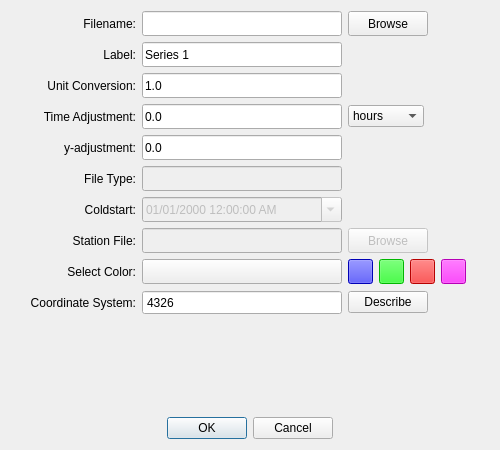
<?xml version="1.0" encoding="UTF-8"?>
<ui version="4.0">
 <comment>
//-------------------------------GPL-------------------------------------//
//
// MetOcean Viewer - A simple interface for viewing hydrodynamic model data
// Copyright (C) 2015  Zach Cobell
//
// This program is free software: you can redistribute it and/or modify
// it under the terms of the GNU General Public License as published by
// the Free Software Foundation, either version 3 of the License, or
// (at your option) any later version.
//
// This program is distributed in the hope that it will be useful,
// but WITHOUT ANY WARRANTY; without even the implied warranty of
// MERCHANTABILITY or FITNESS FOR A PARTICULAR PURPOSE.  See the
// GNU General Public License for more details.
//
// You should have received a copy of the GNU General Public License
// along with this program.  If not, see http://www.gnu.org/licenses/.
//
//-----------------------------------------------------------------------//
</comment>
 <class>add_timeseries_data</class>
 <widget class="QDialog" name="add_timeseries_data">
  <property name="windowModality">
   <enum>Qt::WindowModal</enum>
  </property>
  <property name="geometry">
   <rect>
    <x>0</x>
    <y>0</y>
    <width>500</width>
    <height>450</height>
   </rect>
  </property>
  <property name="sizePolicy">
   <sizepolicy hsizetype="Expanding" vsizetype="Expanding">
    <horstretch>0</horstretch>
    <verstretch>0</verstretch>
   </sizepolicy>
  </property>
  <property name="minimumSize">
   <size>
    <width>500</width>
    <height>450</height>
   </size>
  </property>
  <property name="maximumSize">
   <size>
    <width>500</width>
    <height>450</height>
   </size>
  </property>
  <property name="windowTitle">
   <string>Add Timeseries Data</string>
  </property>
  <property name="windowIcon">
   <iconset>
    <normaloff>:/rsc/img/icon.png</normaloff>:/rsc/img/icon.png</iconset>
  </property>
  <layout class="QVBoxLayout" name="verticalLayout">
   <item>
    <layout class="QHBoxLayout" name="horizontalLayout">
     <item>
      <widget class="QLabel" name="label_filename">
       <property name="minimumSize">
        <size>
         <width>125</width>
         <height>25</height>
        </size>
       </property>
       <property name="maximumSize">
        <size>
         <width>125</width>
         <height>25</height>
        </size>
       </property>
       <property name="text">
        <string>Filename:</string>
       </property>
       <property name="alignment">
        <set>Qt::AlignRight|Qt::AlignTrailing|Qt::AlignVCenter</set>
       </property>
      </widget>
     </item>
     <item>
      <widget class="QLineEdit" name="text_filename">
       <property name="sizePolicy">
        <sizepolicy hsizetype="Fixed" vsizetype="Fixed">
         <horstretch>0</horstretch>
         <verstretch>0</verstretch>
        </sizepolicy>
       </property>
       <property name="minimumSize">
        <size>
         <width>200</width>
         <height>25</height>
        </size>
       </property>
       <property name="maximumSize">
        <size>
         <width>200</width>
         <height>25</height>
        </size>
       </property>
       <property name="readOnly">
        <bool>true</bool>
       </property>
       <property name="clearButtonEnabled">
        <bool>false</bool>
       </property>
      </widget>
     </item>
     <item>
      <widget class="QPushButton" name="browse_filebrowse">
       <property name="sizePolicy">
        <sizepolicy hsizetype="Fixed" vsizetype="Fixed">
         <horstretch>0</horstretch>
         <verstretch>0</verstretch>
        </sizepolicy>
       </property>
       <property name="minimumSize">
        <size>
         <width>75</width>
         <height>25</height>
        </size>
       </property>
       <property name="text">
        <string>Browse</string>
       </property>
      </widget>
     </item>
     <item>
      <spacer name="horizontalSpacer">
       <property name="orientation">
        <enum>Qt::Horizontal</enum>
       </property>
       <property name="sizeHint" stdset="0">
        <size>
         <width>40</width>
         <height>20</height>
        </size>
       </property>
      </spacer>
     </item>
    </layout>
   </item>
   <item>
    <layout class="QHBoxLayout" name="horizontalLayout_2">
     <item>
      <widget class="QLabel" name="label_seriesname">
       <property name="minimumSize">
        <size>
         <width>125</width>
         <height>25</height>
        </size>
       </property>
       <property name="maximumSize">
        <size>
         <width>125</width>
         <height>25</height>
        </size>
       </property>
       <property name="text">
        <string>Label:</string>
       </property>
       <property name="alignment">
        <set>Qt::AlignRight|Qt::AlignTrailing|Qt::AlignVCenter</set>
       </property>
      </widget>
     </item>
     <item>
      <widget class="QLineEdit" name="text_seriesname">
       <property name="minimumSize">
        <size>
         <width>200</width>
         <height>25</height>
        </size>
       </property>
       <property name="maximumSize">
        <size>
         <width>200</width>
         <height>25</height>
        </size>
       </property>
       <property name="text">
        <string>Series 1</string>
       </property>
      </widget>
     </item>
     <item>
      <spacer name="horizontalSpacer_2">
       <property name="orientation">
        <enum>Qt::Horizontal</enum>
       </property>
       <property name="sizeHint" stdset="0">
        <size>
         <width>40</width>
         <height>20</height>
        </size>
       </property>
      </spacer>
     </item>
    </layout>
   </item>
   <item>
    <layout class="QHBoxLayout" name="horizontalLayout_3">
     <item>
      <widget class="QLabel" name="label_unitconvert">
       <property name="minimumSize">
        <size>
         <width>125</width>
         <height>25</height>
        </size>
       </property>
       <property name="maximumSize">
        <size>
         <width>125</width>
         <height>25</height>
        </size>
       </property>
       <property name="text">
        <string>Unit Conversion:</string>
       </property>
       <property name="alignment">
        <set>Qt::AlignRight|Qt::AlignTrailing|Qt::AlignVCenter</set>
       </property>
      </widget>
     </item>
     <item>
      <widget class="QLineEdit" name="text_unitconvert">
       <property name="minimumSize">
        <size>
         <width>200</width>
         <height>25</height>
        </size>
       </property>
       <property name="maximumSize">
        <size>
         <width>200</width>
         <height>25</height>
        </size>
       </property>
       <property name="inputMask">
        <string/>
       </property>
       <property name="text">
        <string>1.0</string>
       </property>
      </widget>
     </item>
     <item>
      <spacer name="horizontalSpacer_3">
       <property name="orientation">
        <enum>Qt::Horizontal</enum>
       </property>
       <property name="sizeHint" stdset="0">
        <size>
         <width>40</width>
         <height>20</height>
        </size>
       </property>
      </spacer>
     </item>
    </layout>
   </item>
   <item>
    <layout class="QHBoxLayout" name="horizontalLayout_4">
     <item>
      <widget class="QLabel" name="label_xadjust">
       <property name="minimumSize">
        <size>
         <width>125</width>
         <height>25</height>
        </size>
       </property>
       <property name="maximumSize">
        <size>
         <width>125</width>
         <height>25</height>
        </size>
       </property>
       <property name="text">
        <string> Time Adjustment:</string>
       </property>
       <property name="alignment">
        <set>Qt::AlignRight|Qt::AlignTrailing|Qt::AlignVCenter</set>
       </property>
      </widget>
     </item>
     <item>
      <widget class="QLineEdit" name="text_xadjust">
       <property name="minimumSize">
        <size>
         <width>200</width>
         <height>25</height>
        </size>
       </property>
       <property name="maximumSize">
        <size>
         <width>200</width>
         <height>25</height>
        </size>
       </property>
       <property name="inputMask">
        <string/>
       </property>
       <property name="text">
        <string>0.0</string>
       </property>
      </widget>
     </item>
     <item>
      <widget class="QComboBox" name="combo_timeSelect">
       <property name="currentIndex">
        <number>2</number>
       </property>
       <item>
        <property name="text">
         <string>seconds</string>
        </property>
       </item>
       <item>
        <property name="text">
         <string>minutes</string>
        </property>
       </item>
       <item>
        <property name="text">
         <string>hours</string>
        </property>
       </item>
       <item>
        <property name="text">
         <string>days</string>
        </property>
       </item>
      </widget>
     </item>
     <item>
      <spacer name="horizontalSpacer_4">
       <property name="orientation">
        <enum>Qt::Horizontal</enum>
       </property>
       <property name="sizeHint" stdset="0">
        <size>
         <width>40</width>
         <height>20</height>
        </size>
       </property>
      </spacer>
     </item>
    </layout>
   </item>
   <item>
    <layout class="QHBoxLayout" name="horizontalLayout_5">
     <item>
      <widget class="QLabel" name="label_yadjust">
       <property name="minimumSize">
        <size>
         <width>125</width>
         <height>25</height>
        </size>
       </property>
       <property name="maximumSize">
        <size>
         <width>125</width>
         <height>25</height>
        </size>
       </property>
       <property name="text">
        <string>y-adjustment:</string>
       </property>
       <property name="alignment">
        <set>Qt::AlignRight|Qt::AlignTrailing|Qt::AlignVCenter</set>
       </property>
      </widget>
     </item>
     <item>
      <widget class="QLineEdit" name="text_yadjust">
       <property name="minimumSize">
        <size>
         <width>200</width>
         <height>25</height>
        </size>
       </property>
       <property name="maximumSize">
        <size>
         <width>200</width>
         <height>25</height>
        </size>
       </property>
       <property name="inputMask">
        <string/>
       </property>
       <property name="text">
        <string>0.0</string>
       </property>
      </widget>
     </item>
     <item>
      <spacer name="horizontalSpacer_5">
       <property name="orientation">
        <enum>Qt::Horizontal</enum>
       </property>
       <property name="sizeHint" stdset="0">
        <size>
         <width>40</width>
         <height>20</height>
        </size>
       </property>
      </spacer>
     </item>
    </layout>
   </item>
   <item>
    <layout class="QHBoxLayout" name="horizontalLayout_6">
     <item>
      <widget class="QLabel" name="label_filetype">
       <property name="enabled">
        <bool>true</bool>
       </property>
       <property name="minimumSize">
        <size>
         <width>125</width>
         <height>25</height>
        </size>
       </property>
       <property name="maximumSize">
        <size>
         <width>125</width>
         <height>25</height>
        </size>
       </property>
       <property name="text">
        <string>File Type:</string>
       </property>
       <property name="alignment">
        <set>Qt::AlignRight|Qt::AlignTrailing|Qt::AlignVCenter</set>
       </property>
      </widget>
     </item>
     <item>
      <widget class="QLineEdit" name="text_filetype">
       <property name="enabled">
        <bool>false</bool>
       </property>
       <property name="minimumSize">
        <size>
         <width>200</width>
         <height>25</height>
        </size>
       </property>
       <property name="maximumSize">
        <size>
         <width>200</width>
         <height>25</height>
        </size>
       </property>
       <property name="inputMask">
        <string/>
       </property>
       <property name="text">
        <string/>
       </property>
      </widget>
     </item>
     <item>
      <spacer name="horizontalSpacer_6">
       <property name="orientation">
        <enum>Qt::Horizontal</enum>
       </property>
       <property name="sizeHint" stdset="0">
        <size>
         <width>40</width>
         <height>20</height>
        </size>
       </property>
      </spacer>
     </item>
    </layout>
   </item>
   <item>
    <layout class="QHBoxLayout" name="horizontalLayout_7">
     <item>
      <widget class="QLabel" name="label_coldstart">
       <property name="minimumSize">
        <size>
         <width>125</width>
         <height>25</height>
        </size>
       </property>
       <property name="maximumSize">
        <size>
         <width>125</width>
         <height>25</height>
        </size>
       </property>
       <property name="text">
        <string>Coldstart:</string>
       </property>
       <property name="alignment">
        <set>Qt::AlignRight|Qt::AlignTrailing|Qt::AlignVCenter</set>
       </property>
      </widget>
     </item>
     <item>
      <widget class="QDateTimeEdit" name="date_coldstart">
       <property name="enabled">
        <bool>false</bool>
       </property>
       <property name="minimumSize">
        <size>
         <width>200</width>
         <height>25</height>
        </size>
       </property>
       <property name="maximumSize">
        <size>
         <width>200</width>
         <height>25</height>
        </size>
       </property>
       <property name="displayFormat">
        <string>MM/dd/yyyy hh:mm:ss AP</string>
       </property>
       <property name="calendarPopup">
        <bool>true</bool>
       </property>
      </widget>
     </item>
     <item>
      <spacer name="horizontalSpacer_7">
       <property name="orientation">
        <enum>Qt::Horizontal</enum>
       </property>
       <property name="sizeHint" stdset="0">
        <size>
         <width>40</width>
         <height>20</height>
        </size>
       </property>
      </spacer>
     </item>
    </layout>
   </item>
   <item>
    <layout class="QHBoxLayout" name="horizontalLayout_8">
     <item>
      <widget class="QLabel" name="label_filename_2">
       <property name="minimumSize">
        <size>
         <width>125</width>
         <height>25</height>
        </size>
       </property>
       <property name="maximumSize">
        <size>
         <width>125</width>
         <height>25</height>
        </size>
       </property>
       <property name="text">
        <string>Station File:</string>
       </property>
       <property name="alignment">
        <set>Qt::AlignRight|Qt::AlignTrailing|Qt::AlignVCenter</set>
       </property>
      </widget>
     </item>
     <item>
      <widget class="QLineEdit" name="text_stationfile">
       <property name="enabled">
        <bool>false</bool>
       </property>
       <property name="sizePolicy">
        <sizepolicy hsizetype="Fixed" vsizetype="Fixed">
         <horstretch>0</horstretch>
         <verstretch>0</verstretch>
        </sizepolicy>
       </property>
       <property name="minimumSize">
        <size>
         <width>200</width>
         <height>25</height>
        </size>
       </property>
       <property name="maximumSize">
        <size>
         <width>200</width>
         <height>25</height>
        </size>
       </property>
       <property name="readOnly">
        <bool>true</bool>
       </property>
       <property name="clearButtonEnabled">
        <bool>false</bool>
       </property>
      </widget>
     </item>
     <item>
      <widget class="QPushButton" name="browse_stationfile">
       <property name="enabled">
        <bool>false</bool>
       </property>
       <property name="sizePolicy">
        <sizepolicy hsizetype="Fixed" vsizetype="Fixed">
         <horstretch>0</horstretch>
         <verstretch>0</verstretch>
        </sizepolicy>
       </property>
       <property name="minimumSize">
        <size>
         <width>75</width>
         <height>25</height>
        </size>
       </property>
       <property name="text">
        <string>Browse</string>
       </property>
      </widget>
     </item>
     <item>
      <spacer name="horizontalSpacer_8">
       <property name="orientation">
        <enum>Qt::Horizontal</enum>
       </property>
       <property name="sizeHint" stdset="0">
        <size>
         <width>40</width>
         <height>20</height>
        </size>
       </property>
      </spacer>
     </item>
    </layout>
   </item>
   <item>
    <layout class="QHBoxLayout" name="horizontalLayout_9">
     <item>
      <widget class="QLabel" name="label_color">
       <property name="minimumSize">
        <size>
         <width>125</width>
         <height>25</height>
        </size>
       </property>
       <property name="maximumSize">
        <size>
         <width>125</width>
         <height>25</height>
        </size>
       </property>
       <property name="text">
        <string>Select Color:</string>
       </property>
       <property name="alignment">
        <set>Qt::AlignRight|Qt::AlignTrailing|Qt::AlignVCenter</set>
       </property>
      </widget>
     </item>
     <item>
      <widget class="QPushButton" name="button_seriesColor">
       <property name="minimumSize">
        <size>
         <width>200</width>
         <height>25</height>
        </size>
       </property>
       <property name="maximumSize">
        <size>
         <width>200</width>
         <height>25</height>
        </size>
       </property>
       <property name="text">
        <string/>
       </property>
      </widget>
     </item>
     <item>
      <widget class="QPushButton" name="button_presetColor1">
       <property name="minimumSize">
        <size>
         <width>25</width>
         <height>25</height>
        </size>
       </property>
       <property name="maximumSize">
        <size>
         <width>25</width>
         <height>25</height>
        </size>
       </property>
       <property name="styleSheet">
        <string notr="true">background-color: #0000ff</string>
       </property>
       <property name="text">
        <string/>
       </property>
      </widget>
     </item>
     <item>
      <widget class="QPushButton" name="button_presetColor2">
       <property name="minimumSize">
        <size>
         <width>25</width>
         <height>25</height>
        </size>
       </property>
       <property name="maximumSize">
        <size>
         <width>25</width>
         <height>25</height>
        </size>
       </property>
       <property name="styleSheet">
        <string notr="true">background-color: #00ff00</string>
       </property>
       <property name="text">
        <string/>
       </property>
      </widget>
     </item>
     <item>
      <widget class="QPushButton" name="button_presetColor3">
       <property name="minimumSize">
        <size>
         <width>25</width>
         <height>25</height>
        </size>
       </property>
       <property name="maximumSize">
        <size>
         <width>25</width>
         <height>25</height>
        </size>
       </property>
       <property name="styleSheet">
        <string notr="true">background-color: #ff0000</string>
       </property>
       <property name="text">
        <string/>
       </property>
      </widget>
     </item>
     <item>
      <widget class="QPushButton" name="button_presetColor4">
       <property name="minimumSize">
        <size>
         <width>25</width>
         <height>25</height>
        </size>
       </property>
       <property name="maximumSize">
        <size>
         <width>25</width>
         <height>25</height>
        </size>
       </property>
       <property name="styleSheet">
        <string notr="true">background-color: #ff00ff</string>
       </property>
       <property name="text">
        <string/>
       </property>
      </widget>
     </item>
     <item>
      <spacer name="horizontalSpacer_9">
       <property name="orientation">
        <enum>Qt::Horizontal</enum>
       </property>
       <property name="sizeHint" stdset="0">
        <size>
         <width>40</width>
         <height>20</height>
        </size>
       </property>
      </spacer>
     </item>
    </layout>
   </item>
   <item>
    <layout class="QHBoxLayout" name="horizontalLayout_10">
     <item>
      <widget class="QLabel" name="label_epsg">
       <property name="minimumSize">
        <size>
         <width>125</width>
         <height>25</height>
        </size>
       </property>
       <property name="maximumSize">
        <size>
         <width>125</width>
         <height>25</height>
        </size>
       </property>
       <property name="text">
        <string>Coordinate System:</string>
       </property>
       <property name="alignment">
        <set>Qt::AlignRight|Qt::AlignTrailing|Qt::AlignVCenter</set>
       </property>
      </widget>
     </item>
     <item>
      <widget class="QSpinBox" name="spin_epsg">
       <property name="sizePolicy">
        <sizepolicy hsizetype="Fixed" vsizetype="Fixed">
         <horstretch>0</horstretch>
         <verstretch>0</verstretch>
        </sizepolicy>
       </property>
       <property name="minimumSize">
        <size>
         <width>200</width>
         <height>25</height>
        </size>
       </property>
       <property name="maximumSize">
        <size>
         <width>200</width>
         <height>25</height>
        </size>
       </property>
       <property name="styleSheet">
        <string notr="true"/>
       </property>
       <property name="buttonSymbols">
        <enum>QAbstractSpinBox::NoButtons</enum>
       </property>
       <property name="maximum">
        <number>100000</number>
       </property>
       <property name="value">
        <number>4326</number>
       </property>
      </widget>
     </item>
     <item>
      <widget class="QPushButton" name="button_describeepsg">
       <property name="text">
        <string>Describe</string>
       </property>
      </widget>
     </item>
     <item>
      <spacer name="horizontalSpacer_10">
       <property name="orientation">
        <enum>Qt::Horizontal</enum>
       </property>
       <property name="sizeHint" stdset="0">
        <size>
         <width>40</width>
         <height>20</height>
        </size>
       </property>
      </spacer>
     </item>
    </layout>
   </item>
   <item>
    <spacer name="verticalSpacer">
     <property name="orientation">
      <enum>Qt::Vertical</enum>
     </property>
     <property name="sizeHint" stdset="0">
      <size>
       <width>20</width>
       <height>19</height>
      </size>
     </property>
    </spacer>
   </item>
   <item>
    <widget class="QDialogButtonBox" name="buttonBox">
     <property name="orientation">
      <enum>Qt::Horizontal</enum>
     </property>
     <property name="standardButtons">
      <set>QDialogButtonBox::Cancel|QDialogButtonBox::Ok</set>
     </property>
     <property name="centerButtons">
      <bool>true</bool>
     </property>
    </widget>
   </item>
  </layout>
 </widget>
 <resources/>
 <connections>
  <connection>
   <sender>buttonBox</sender>
   <signal>accepted()</signal>
   <receiver>add_timeseries_data</receiver>
   <slot>accept()</slot>
   <hints>
    <hint type="sourcelabel">
     <x>248</x>
     <y>254</y>
    </hint>
    <hint type="destinationlabel">
     <x>157</x>
     <y>274</y>
    </hint>
   </hints>
  </connection>
  <connection>
   <sender>buttonBox</sender>
   <signal>rejected()</signal>
   <receiver>add_timeseries_data</receiver>
   <slot>reject()</slot>
   <hints>
    <hint type="sourcelabel">
     <x>316</x>
     <y>260</y>
    </hint>
    <hint type="destinationlabel">
     <x>286</x>
     <y>274</y>
    </hint>
   </hints>
  </connection>
 </connections>
</ui>
